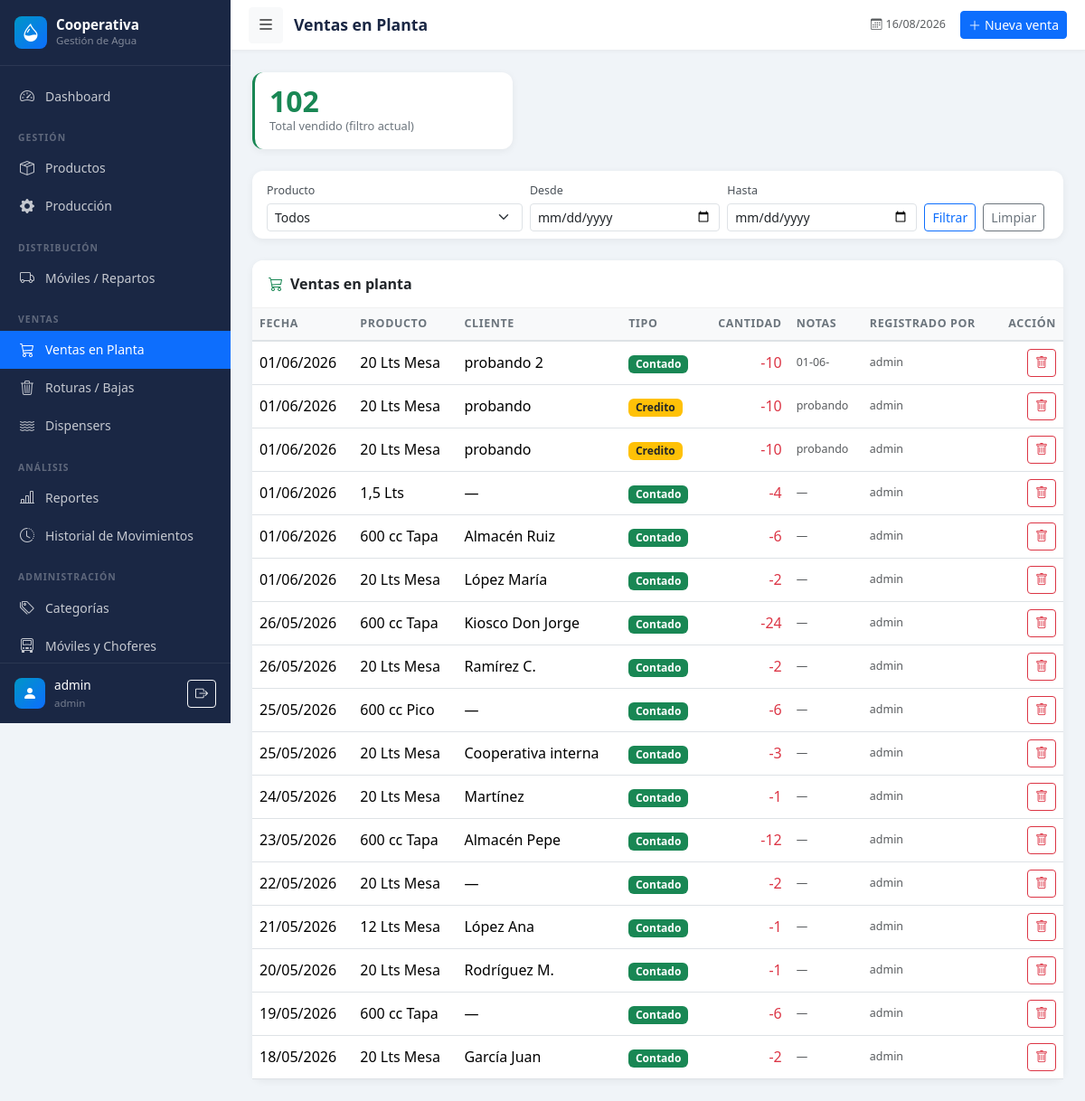
The app's page /ventas/ (signed in) with its own data.
### models.py (models this page shows, shortened)
class User(UserMixin, db.Model):
    __tablename__ = 'users'
    id = db.Column(db.Integer, primary_key=True)
    username = db.Column(db.String(80), unique=True, nullable=False)
    email = db.Column(db.String(120), unique=True, nullable=True)
    password_hash = db.Column(db.String(256), nullable=False)
    role = db.Column(db.String(20), default='operator')  # admin, operator, viewer
    active = db.Column(db.Boolean, default=True)
    created_at = db.Column(db.DateTime, default=datetime.utcnow)
    @property
    def is_admin(self):
        return self.role == 'admin'

class PlantSale(db.Model):
    __tablename__ = 'plant_sales'
    id = db.Column(db.Integer, primary_key=True)
    date = db.Column(db.Date, nullable=False)
    product_id = db.Column(db.Integer, db.ForeignKey('products.id'), nullable=False)
    quantity = db.Column(db.Integer, nullable=False)
    client_name = db.Column(db.String(100))
    sale_type = db.Column(db.String(20), default='contado')  # contado, credito
    notes = db.Column(db.Text)
    user_id = db.Column(db.Integer, db.ForeignKey('users.id'))
    created_at = db.Column(db.DateTime, default=datetime.utcnow)
    product = db.relationship('Product', backref='plant_sales')
    user = db.relationship('User', backref='plant_sales')

class Product(db.Model):
    __tablename__ = 'products'
    id = db.Column(db.Integer, primary_key=True)
    name = db.Column(db.String(150), nullable=False)
    category_id = db.Column(db.Integer, db.ForeignKey('categories.id'), nullable=False)
    capacity = db.Column(db.String(50))
    is_returnable = db.Column(db.Boolean, default=False)
    stock = db.Column(db.Integer, default=0)
    min_stock = db.Column(db.Integer, default=0)
    unit = db.Column(db.String(20), default='unidad')
    active = db.Column(db.Boolean, default=True)
    created_at = db.Column(db.DateTime, default=datetime.utcnow)

### blueprints/sales.py (the view)
@sales_bp.route('/')
@login_required
def index():
    date_from = request.args.get('date_from', '')
    date_to = request.args.get('date_to', '')
    product_filter = request.args.get('product_id', '')
    query = PlantSale.query.order_by(PlantSale.date.desc(), PlantSale.created_at.desc())
    if date_from:
        query = query.filter(PlantSale.date >= date_from)
    if date_to:
        query = query.filter(PlantSale.date <= date_to)
    if product_filter:
        query = query.filter(PlantSale.product_id == int(product_filter))
    sales = query.all()
    products = Product.query.filter_by(active=True).order_by(Product.name).all()
    total_sold = sum(s.quantity for s in sales)
    return render_template('sales/index.html',
                           sales=sales,
                           products=products,
                           total_sold=total_sold,
                           date_from=date_from,
                           date_to=date_to,
                           product_filter=product_filter)

### templates/sales/index.html (shortened to what this page needs)
{% extends 'base.html' %}
{% block page_title %}Ventas en Planta{% endblock %}
{% block topbar_actions %}
<a href="{{ url_for('sales.create') }}" class="btn btn-sm btn-primary">
  <i class="bi bi-plus-lg me-1"></i>Nueva venta
</a>
{% endblock %}
{% block content %}
<div class="row g-3 mb-4">
  <div class="col-md-4">
    <div class="card stat-card border-start border-success border-3">
      <div class="card-body">
        <div class="stat-value text-success">{{ total_sold }}</div>
        <div class="stat-label">Total vendido (filtro actual)</div>
      </div>
    </div>
  </div>
</div>
<div class="card data-card mb-4">
  <div class="card-body py-2">
    <form method="GET" class="row g-2 align-items-end">
      <div class="col-md-4">
        <label class="form-label smaller mb-1">Producto</label>
        <select name="product_id" class="form-select form-select-sm">
          <option value="">Todos</option>
        </select>
      </div>
      <div class="col-md-3">
        <label class="form-label smaller mb-1">Desde</label>
        <input type="date" name="date_from" class="form-control form-control-sm" value="{{ date_from }}">
      </div>
      <div class="col-md-3">
        <label class="form-label smaller mb-1">Hasta</label>
        <input type="date" name="date_to" class="form-control form-control-sm" value="{{ date_to }}">
      </div>
      <div class="col-auto">
        <button type="submit" class="btn btn-sm btn-outline-primary">Filtrar</button>
        <a href="{{ url_for('sales.index') }}" class="btn btn-sm btn-outline-secondary ms-1">Limpiar</a>
      </div>
    </form>
  </div>
</div>
<div class="card data-card">
  <div class="card-header">
    <i class="bi bi-cart3 me-2 text-success"></i>Ventas en planta
  </div>
  <div class="card-body p-0">
    {% if sales %}
    <div class="table-responsive">
      <table class="table table-hover align-middle mb-0">
        <thead class="table-light">
          <tr>
            <th>Fecha</th><th>Producto</th><th>Cliente</th>
            <th>Tipo</th><th class="text-end">Cantidad</th>
            <th>Notas</th><th>Registrado por</th>
            {% if current_user.is_admin %}<th class="text-end">Acción</th>{% endif %}
          </tr>
        </thead>
        <tbody>
          {% for s in sales %}
          <tr>
            <td>{{ s.date.strftime('%d/%m/%Y') }}</td>
            <td class="fw-500">{{ s.product.name }}</td>
            <td>{{ s.client_name or '—' }}</td>
            <td>
              <span class="badge {% if s.sale_type == 'contado' %}bg-success{% else %}bg-warning text-dark{% endif %}">
                {{ s.sale_type|capitalize }}
              </span>
            </td>
            <td class="text-end fw-500 text-danger">-{{ s.quantity }}</td>
            <td class="text-muted smaller">{{ s.notes or '—' }}</td>
            <td class="text-muted smaller">{{ s.user.username if s.user else '—' }}</td>
            {% if current_user.is_admin %}
            <td class="text-end">
              <form method="POST" action="{{ url_for('sales.delete', id=s.id) }}"
                    onsubmit="return confirm('¿Eliminar esta venta y revertir el stock?')">
                <button type="submit" class="btn btn-sm btn-outline-danger">
                  <i class="bi bi-trash"></i>
                </button>
              </form>
            </td>
            {% endif %}
          </tr>
          {% endfor %}
        </tbody>
      </table>
    </div>
    {% else %}
    <div class="text-center text-muted p-5">
      <i class="bi bi-cart3 display-4 d-block mb-2"></i>Sin ventas registradas.
    </div>
    {% endif %}
  </div>
</div>
{% endblock %}

### templates/base.html (shortened to what this page needs)
<!DOCTYPE html>
<html lang="es">
<head>
  <link href="https://cdn.jsdelivr.net/npm/bootstrap@5.3.2/dist/css/bootstrap.min.css" rel="stylesheet">
  <link href="https://cdn.jsdelivr.net/npm/bootstrap-icons@1.11.3/font/bootstrap-icons.css" rel="stylesheet">
  <link href="{{ url_for('static', filename='css/style.css') }}" rel="stylesheet">
</head>
<body>
<nav id="sidebar">
  <div class="sidebar-header">
    <a href="{{ url_for('dashboard.index') }}" class="sidebar-brand">
      <div class="sidebar-brand-icon">
        <i class="bi bi-droplet-half text-white fs-5"></i>
      </div>
      <div>
        <div class="sidebar-brand-name">Cooperativa</div>
        <div class="sidebar-brand-sub">Gestión de Agua</div>
      </div>
    </a>
  </div>
  <div class="sidebar-nav">
    <ul class="nav flex-column">
      <li class="nav-item">
        <a class="nav-link {% if request.endpoint == 'dashboard.index' %}active{% endif %}"
           href="{{ url_for('dashboard.index') }}">
          <i class="bi bi-speedometer2"></i> Dashboard
        </a>
      </li>
      <li><div class="nav-section-label">Gestión</div></li>
      <li class="nav-item">
        <a class="nav-link {% if request.blueprint == 'products' %}active{% endif %}"
           href="{{ url_for('products.index') }}">
          <i class="bi bi-box-seam"></i> Productos
        </a>
      </li>
      <li class="nav-item">
        <a class="nav-link {% if request.blueprint == 'production' %}active{% endif %}"
           href="{{ url_for('production.index') }}">
          <i class="bi bi-gear-fill"></i> Producción
        </a>
      </li>
      <li><div class="nav-section-label">Distribución</div></li>
      <li class="nav-item">
        <a class="nav-link {% if request.blueprint == 'distribution' %}active{% endif %}"
           href="{{ url_for('distribution.index') }}">
          <i class="bi bi-truck"></i> Móviles / Repartos
        </a>
      </li>
      <li><div class="nav-section-label">Ventas</div></li>
      <li class="nav-item">
        <a class="nav-link {% if request.blueprint == 'sales' %}active{% endif %}"
           href="{{ url_for('sales.index') }}">
          <i class="bi bi-cart3"></i> Ventas en Planta
        </a>
      </li>
      <li class="nav-item">
        <a class="nav-link {% if request.blueprint == 'breakage' %}active{% endif %}"
           href="{{ url_for('breakage.index') }}">
          <i class="bi bi-trash3"></i> Roturas / Bajas
        </a>
      </li>
      <li class="nav-item">
        <a class="nav-link {% if request.blueprint == 'dispensers' %}active{% endif %}"
           href="{{ url_for('dispensers.index') }}">
          <i class="bi bi-water"></i> Dispensers
        </a>
      </li>
      <li><div class="nav-section-label">Análisis</div></li>
      <li class="nav-item">
        <a class="nav-link {% if request.blueprint == 'reports' %}active{% endif %}"
           href="{{ url_for('reports.index') }}">
          <i class="bi bi-bar-chart-line"></i> Reportes
        </a>
      </li>
      <li class="nav-item">
        <a class="nav-link {% if request.endpoint == 'reports.movements' %}active{% endif %}"
           href="{{ url_for('reports.movements') }}">
          <i class="bi bi-clock-history"></i> Historial de Movimientos
        </a>
      </li>
      {% if current_user.is_admin %}
      <li><div class="nav-section-label">Administración</div></li>
      <li class="nav-item">
        <a class="nav-link {% if request.endpoint == 'products.categories' %}active{% endif %}"
           href="{{ url_for('products.categories') }}">
          <i class="bi bi-tags"></i> Categorías
        </a>
      </li>
      <li class="nav-item">
        <a class="nav-link {% if request.endpoint == 'products.vehicles' %}active{% endif %}"
           href="{{ url_for('products.vehicles') }}">
          <i class="bi bi-truck-front"></i> Móviles y Choferes
        </a>
      </li>
      {% endif %}
    </ul>
  </div>
  <div class="sidebar-footer">
    <div class="sidebar-brand-icon" style="width:34px;height:34px;">
      <i class="bi bi-person-fill text-white"></i>
    </div>
    <div class="flex-grow-1 overflow-hidden">
      <div class="sidebar-user-name">{{ current_user.username }}</div>
      <div class="sidebar-user-role">{{ current_user.role }}</div>
    </div>
    <a href="{{ url_for('auth.logout') }}" class="btn btn-sm btn-outline-light flex-shrink-0"
       title="Cerrar sesión">
      <i class="bi bi-box-arrow-right"></i>
    </a>
  </div>
</nav>
<div class="main-content" id="mainContent">
  <header class="top-bar">
    <button class="btn btn-sm btn-light" id="sidebarToggle">
      <i class="bi bi-list fs-5"></i>
    </button>
    <span class="page-title">{% block page_title %}{% endblock %}</span>
    <div class="ms-auto d-flex align-items-center gap-3">
      <span class="text-muted smaller d-none d-md-inline">
        <i class="bi bi-calendar3 me-1"></i>{{ now.strftime('%d/%m/%Y') }}
      </span>
      {% block topbar_actions %}{% endblock %}
    </div>
  </header>
  <div class="content-area">
    {% block content %}{% endblock %}
  </div>
</div>
</body>
</html>

### static/css/style.css (style rules this page uses)
:root { --sidebar-width: 255px; --sidebar-bg: #1a2744; --sidebar-hover: #243564; --sidebar-active: #0d6efd; --sidebar-text: rgba(255, 255, 255, 0.75); --topbar-h: 56px; --accent: #0096c7; --body-bg: #f0f4f8; --card-radius: 12px; }
body { background-color: var(--body-bg); overflow-x: hidden; }
#sidebar { position: fixed; left: 0; top: 0; height: 100vh; width: var(--sidebar-width); background: var(--sidebar-bg); display: flex; flex-direction: column; z-index: 1030; transition: width 0.25s ease, transform 0.25s ease; overflow: hidden; }
.main-content { margin-left: var(--sidebar-width); min-height: 100vh; transition: margin-left 0.25s ease; }
.sidebar-header { padding: 18px 16px; border-bottom: 1px solid rgba(255, 255, 255, 0.08); flex-shrink: 0; }
.sidebar-brand { display: flex; align-items: center; gap: 10px; text-decoration: none; }
.sidebar-brand-icon { width: 36px; height: 36px; background: linear-gradient(135deg, #0096c7, #0d6efd); border-radius: 8px; display: flex; align-items: center; justify-content: center; flex-shrink: 0; }
.sidebar-brand-name { color: #fff; font-weight: 700; font-size: 0.95rem; line-height: 1.2; white-space: nowrap; }
.sidebar-brand-sub { color: rgba(255, 255, 255, 0.45); font-size: 0.72rem; white-space: nowrap; }
.sidebar-nav { flex: 1; overflow-y: auto; padding: 12px 0; }
.nav-section-label { font-size: 0.65rem; font-weight: 700; text-transform: uppercase; letter-spacing: 0.1em; color: rgba(255, 255, 255, 0.3); padding: 14px 20px 4px; margin-top: 4px; white-space: nowrap; }
.sidebar-nav .nav-link { color: var(--sidebar-text); padding: 9px 20px; display: flex; align-items: center; gap: 10px; font-size: 0.875rem; border-radius: 0; transition: background 0.15s, color 0.15s; white-space: nowrap; }
.sidebar-nav .nav-link i { font-size: 1rem; width: 20px; text-align: center; flex-shrink: 0; }
.sidebar-nav .nav-link.active { background: var(--sidebar-active); color: #fff; }
.sidebar-footer { padding: 14px 16px; border-top: 1px solid rgba(255, 255, 255, 0.08); flex-shrink: 0; display: flex; align-items: center; gap: 10px; }
.sidebar-user-name { color: #fff; font-size: 0.85rem; font-weight: 500; white-space: nowrap; }
.sidebar-user-role { color: rgba(255, 255, 255, 0.4); font-size: 0.72rem; white-space: nowrap; }
.top-bar { height: var(--topbar-h); position: sticky; top: 0; z-index: 100; background: #fff; border-bottom: 1px solid #e9ecef; box-shadow: 0 1px 4px rgba(0, 0, 0, 0.04); display: flex; align-items: center; padding: 0 20px; gap: 12px; }
.page-title { font-size: 1.1rem; font-weight: 600; color: #1a2744; white-space: nowrap; }
.content-area { padding: 24px; }
.stat-card { border: none; border-radius: var(--card-radius); box-shadow: 0 2px 8px rgba(0, 0, 0, 0.06); transition: transform 0.2s, box-shadow 0.2s; overflow: hidden; }
.stat-value { font-size: 2rem; font-weight: 700; line-height: 1; }
.stat-label { font-size: 0.8rem; color: #6c757d; margin-top: 2px; }
.data-card { border: none; border-radius: var(--card-radius); box-shadow: 0 2px 8px rgba(0, 0, 0, 0.06); }
.data-card .card-header { background: #fff; border-bottom: 1px solid #f0f0f0; border-radius: var(--card-radius) var(--card-radius) 0 0 !important; font-weight: 600; padding: 14px 18px; }
.table th { font-size: 0.78rem; font-weight: 600; text-transform: uppercase; letter-spacing: 0.05em; color: #6c757d; border-bottom: 2px solid #dee2e6; }
.form-label { font-size: 0.85rem; font-weight: 500; color: #495057; margin-bottom: 5px; }
.smaller { font-size: 0.78rem; }
.fw-500 { font-weight: 500; }

### records on screen
User: username "admin", role "admin"
PlantSale: date "01/06/2026", product.name "20 Lts Mesa", client_name "probando 2", sale_type "Contado", quantity "10", notes "01-06-", user "admin"
PlantSale: date "01/06/2026", product.name "20 Lts Mesa", client_name "probando", sale_type "Credito", quantity "10", notes "probando", user "admin"
PlantSale: date "01/06/2026", product.name "20 Lts Mesa", client_name "probando", sale_type "Credito", quantity "10", notes "probando", user "admin"
PlantSale: date "01/06/2026", product.name "1,5 Lts", client_name "—", sale_type "Contado", quantity "4", notes "—", user "admin"
PlantSale: date "01/06/2026", product.name "600 cc Tapa", client_name "Almacén Ruiz", sale_type "Contado", quantity "6", notes "—", user "admin"
PlantSale: date "01/06/2026", product.name "20 Lts Mesa", client_name "López María", sale_type "Contado", quantity "2", notes "—", user "admin"
PlantSale: date "26/05/2026", product.name "600 cc Tapa", client_name "Kiosco Don Jorge", sale_type "Contado", quantity "24", notes "—", user "admin"
PlantSale: date "26/05/2026", product.name "20 Lts Mesa", client_name "Ramírez C.", sale_type "Contado", quantity "2", notes "—", user "admin"
PlantSale: date "25/05/2026", product.name "600 cc Pico", client_name "—", sale_type "Contado", quantity "6", notes "—", user "admin"
PlantSale: date "25/05/2026", product.name "20 Lts Mesa", client_name "Cooperativa interna", sale_type "Contado", quantity "3", notes "—", user "admin"
PlantSale: date "24/05/2026", product.name "20 Lts Mesa", client_name "Martínez", sale_type "Contado", quantity "1", notes "—", user "admin"
PlantSale: date "23/05/2026", product.name "600 cc Tapa", client_name "Almacén Pepe", sale_type "Contado", quantity "12", notes "—", user "admin"
PlantSale: date "22/05/2026", product.name "20 Lts Mesa", client_name "—", sale_type "Contado", quantity "2", notes "—", user "admin"
PlantSale: date "21/05/2026", product.name "12 Lts Mesa", client_name "López Ana", sale_type "Contado", quantity "1", notes "—", user "admin"
PlantSale: date "20/05/2026", product.name "20 Lts Mesa", client_name "Rodríguez M.", sale_type "Contado", quantity "1", notes "—", user "admin"
PlantSale: date "19/05/2026", product.name "600 cc Tapa", client_name "—", sale_type "Contado", quantity "6", notes "—", user "admin"
PlantSale: date "18/05/2026", product.name "20 Lts Mesa", client_name "García Juan", sale_type "Contado", quantity "2", notes "—", user "admin"

### other values on screen
{{ total_sold }} "102"
